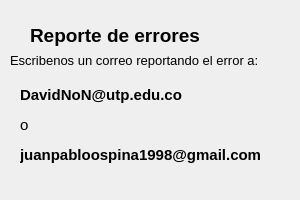
<?xml version="1.0" encoding="UTF-8"?>
<ui version="4.0">
 <class>Dialog</class>
 <widget class="QDialog" name="Dialog">
  <property name="geometry">
   <rect>
    <x>0</x>
    <y>0</y>
    <width>300</width>
    <height>200</height>
   </rect>
  </property>
  <property name="windowTitle">
   <string>Dialog</string>
  </property>
  <widget class="QLabel" name="label">
   <property name="geometry">
    <rect>
     <x>30</x>
     <y>20</y>
     <width>241</width>
     <height>31</height>
    </rect>
   </property>
   <property name="font">
    <font>
     <pointsize>14</pointsize>
     <weight>75</weight>
     <bold>true</bold>
    </font>
   </property>
   <property name="text">
    <string>Reporte de errores</string>
   </property>
  </widget>
  <widget class="QLabel" name="label_2">
   <property name="geometry">
    <rect>
     <x>10</x>
     <y>50</y>
     <width>251</width>
     <height>21</height>
    </rect>
   </property>
   <property name="font">
    <font>
     <pointsize>10</pointsize>
    </font>
   </property>
   <property name="text">
    <string>Escribenos un correo reportando el error a:</string>
   </property>
  </widget>
  <widget class="QLabel" name="label_3">
   <property name="geometry">
    <rect>
     <x>20</x>
     <y>80</y>
     <width>261</width>
     <height>91</height>
    </rect>
   </property>
   <property name="font">
    <font>
     <pointsize>11</pointsize>
    </font>
   </property>
   <property name="text">
    <string>&lt;html&gt;&lt;head/&gt;&lt;body&gt;&lt;p&gt;&lt;span style=&quot; font-weight:600;&quot;&gt;DavidNoN@utp.edu.co&lt;/span&gt;&lt;/p&gt;&lt;p&gt;o&lt;/p&gt;&lt;p&gt;&lt;span style=&quot; font-weight:600;&quot;&gt;juanpabloospina1998@gmail.com&lt;/span&gt;&lt;/p&gt;&lt;/body&gt;&lt;/html&gt;</string>
   </property>
  </widget>
 </widget>
 <resources/>
 <connections/>
</ui>
